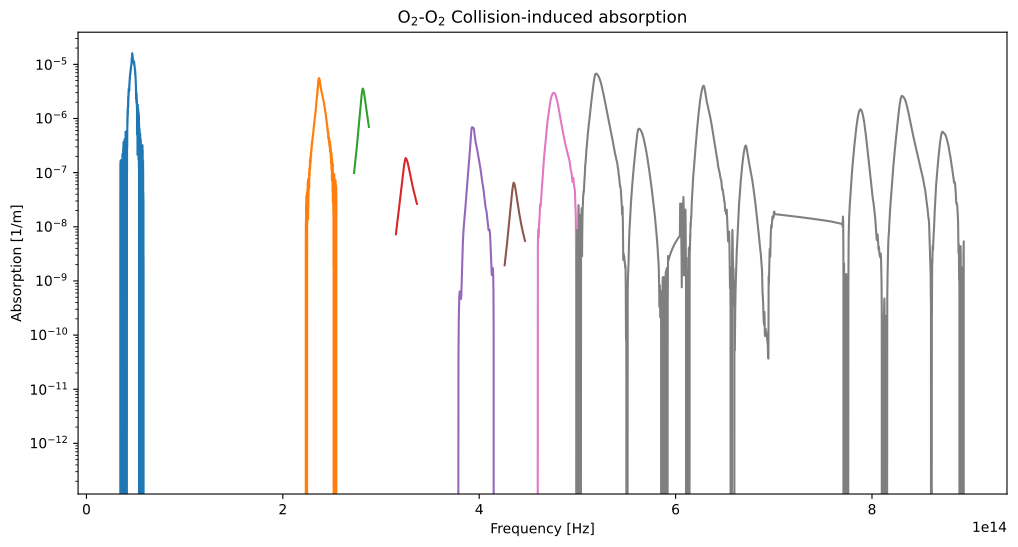

Write Python code to recreate this figure.
import matplotlib.pyplot as plt
import pyarts3 as pyarts

cia = pyarts.arts.ArrayOfCIARecord([pyarts.arts.CIARecord.fromxml("cia/O2-CIA-O2.xml")])
f, a = pyarts.plots.ArrayOfCIARecord.plot(cia, fig=plt.figure(figsize=(12, 6)))
a.set_yscale("log")
a.set_xlabel("Frequency [Hz]")
a.set_ylabel("Absorption [1/m]")
a.set_title("O$_2$-O$_2$ Collision-induced absorption")
